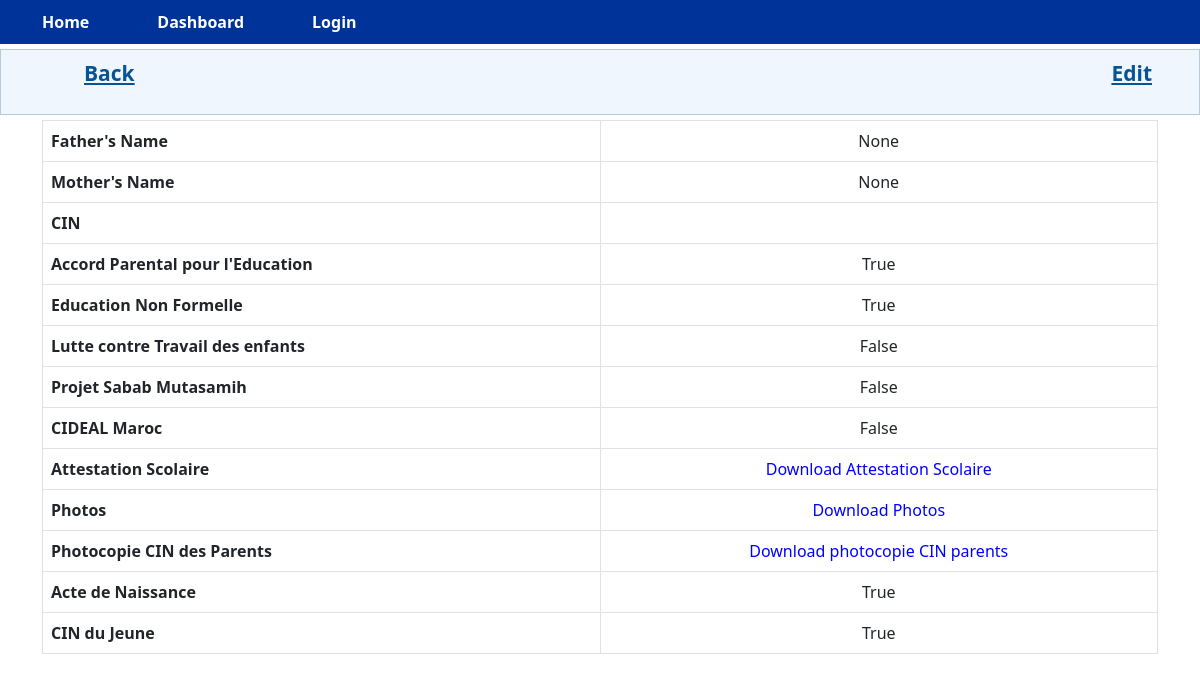
Before: /view_family/3 with the older database file.
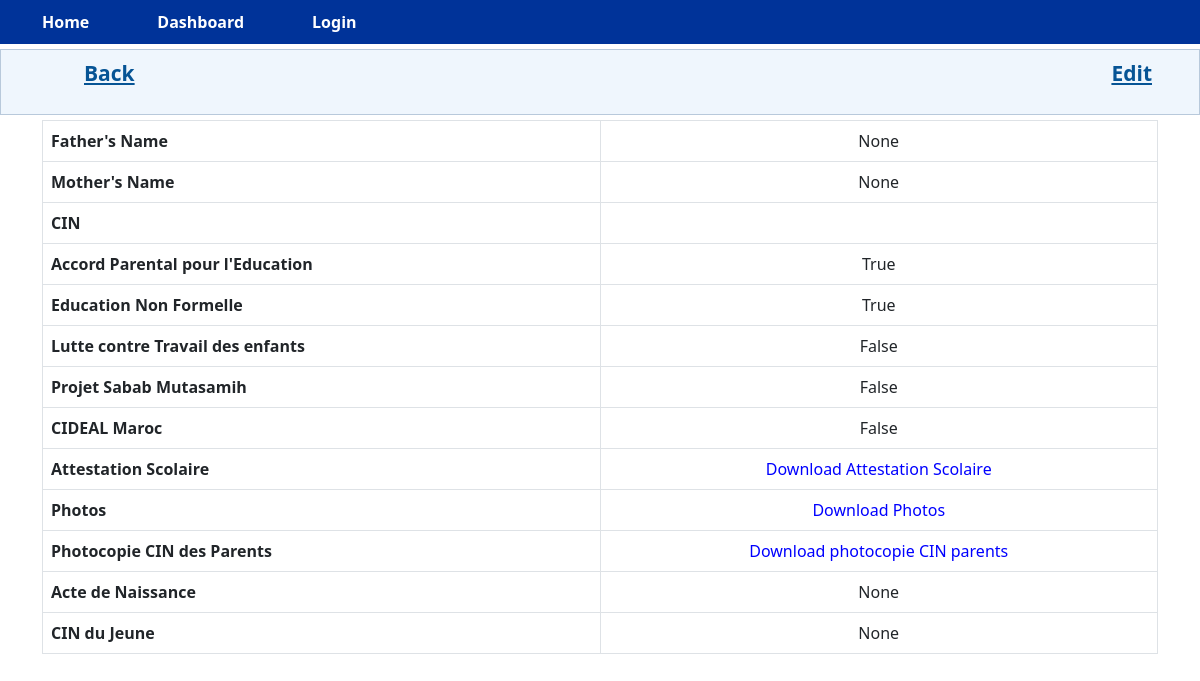
After: the same page with the newer database file.
### app.py (models this page shows)
class Family(db.Model, UserMixin):
    id = db.Column(db.Integer, primary_key=True)
    pere_name = db.Column(db.String(100), nullable=True)
    maman_name = db.Column(db.String(100), nullable=True)
    cin = db.Column(db.String(20), nullable=True)
    Accord_P_Education_parental = db.Column(db.Boolean, default=False, nullable=True)
    Education_Non_Formelle = db.Column(db.Boolean, default=False, nullable=True)
    lutte_contre_Travail_des_enfants = db.Column(db.Boolean, default=False, nullable=True)
    Projet_Sabab_Mutasamih = db.Column(db.Boolean, default=False, nullable=True)
    CIDEAL_Maroc = db.Column(db.Boolean, default=False, nullable=True)
    Attestation_scolaire = db.Column(db.String(100), nullable=True)
    Photos = db.Column(db.String(100), nullable=True)
    photocopie_CIN_parents = db.Column(db.Boolean, default=False, nullable=True)
    Acte_de_naissance = db.Column(db.Boolean, default=False, nullable=True)
    CIN_du_jeune = db.Column(db.Boolean, default=False, nullable=True)
    children_id = db.Column(db.Integer, db.ForeignKey('children.id'))
    child = db.relationship('Children', backref='parent_family')

### app.py (the view)
@app.route('/view_family/<int:child_id>')
def view_family(child_id):
    child = Children.query.get_or_404(child_id)
    family = Family.query.filter_by(children_id=child.id).first()
    form = FamilyForm()
    return render_template('view_family.html', child=child, family=family, form=form)

### templates/view_family.html (shortened to what this page needs)
{% extends 'dashboard.html' %}
{% block page_content %}
<div class="sidenav">
    <ul class="navbar">
        <li class="nav-item"><a href="{{ url_for('view_children', child_id=child.id) }}"> Back </a></li>
        <li class="nav-item"><a href="{{ url_for('edit_family', child_id=child.id) }}">Edit</a></li>
    </ul>
</div>
    {% if family %}
        <div class="container">
          <table class="table table-bordered">
              <tr>
                  <th>Father's Name</th>
                  <td>{{ family.pere_name }}</td>
              </tr>
              <tr>
                  <th>Mother's Name</th>
                  <td>{{ family.maman_name }}</td>
              </tr>
              <tr>
                  <th>CIN</th>
                  <td>{{ family.cin }}</td>
              </tr>
              <tr>
                  <th>Accord Parental pour l'Education</th>
                  <td>{{ family.Accord_P_Education_parental  }}</td>
              </tr>
              <tr>
                  <th>Education Non Formelle</th>
                  <td>{{ family.Education_Non_Formelle  }}</td>
              </tr>
              <tr>
                  <th>Lutte contre Travail des enfants</th>
                  <td>{{ family.lutte_contre_Travail_des_enfants  }}</td>
              </tr>
              <tr>
                  <th>Projet Sabab Mutasamih</th>
                  <td>{{ family.Projet_Sabab_Mutasamih  }}</td>
              </tr>
              <tr>
                  <th>CIDEAL Maroc</th>
                  <td>{{  family.CIDEAL_Maroc  }}</td>
                  <tr>
                    <th>Attestation Scolaire</th>
                    <td>
                        {% if family.Attestation_scolaire %}
                            <a class="download_a" href="{{ family.Attestation_scolaire }}" download>Download Attestation Scolaire</a>
                        {% else %}
                            No file uploaded.
                        {% endif %}
                    </td>
                </tr>
                <tr>
                    <th>Photos</th>
                    <td>
                        {% if family.Photos %}
                            <a class="download_a" href="{{ family.Photos }}" download>Download Photos</a>
                        {% else %}
                            No file uploaded.
                        {% endif %}
                    </td>
                </tr>
                <tr>
                    <th>Photocopie CIN des Parents</th>
                    <td>
                        {% if family.Photos %}
                            <a class="download_a" href="{{ family.photocopie_CIN_parents }}" download>Download photocopie CIN parents</a>
                        {% else %}
                            No file uploaded.
                        {% endif %}
                    </td>
                </tr>
            <tr>
                <th>Acte de Naissance</th>
                <td>{{  family.Acte_de_naissance  }}</td>
            </tr>
            <tr>
                <th>CIN du Jeune</th>
                <td>{{  family.CIN_du_jeune  }}</td>
            </tr>
        </table>
    </div>
{% else %}
    <p>No family information found for {{ child.name }}.</p>
{% endif %}
{% endblock %}

### templates/dashboard.html (shortened to what this page needs)
{% extends 'base.html' %}

### templates/base.html (shortened to what this page needs)
{% extends 'bootstrap/base.html' %}

### templates/bootstrap/base.html (shortened to what this page needs)
<!DOCTYPE html>
<html lang="en">
<head>
    <link rel="stylesheet" href="https://cdnjs.cloudflare.com/ajax/libs/jqueryui/1.12.1/jquery-ui.min.css">
  <link rel="stylesheet" href="https://cdn.jsdelivr.net/npm/bootstrap@5.1.3/dist/css/bootstrap.min.css">
  <link rel="stylesheet" type="text/css" href="{{ url_for('static', filename='css/styles.css') }}">
  <link href="https://maxcdn.bootstrapcdn.com/bootstrap/5.0.0-alpha1/css/bootstrap.min.css" rel="stylesheet">
</head>
<body class="{% block body_class %}{% endblock %}">
  <nav>
    <ul>
      <li><a href="{{ url_for('home') }}">Home</a></li>
      <li><a href="{{ url_for('dashboard') }}">Dashboard</a></li>
      {% if current_user.is_authenticated %}
        <li><a href="{{ url_for('logout') }}">Logout</a></li>
      {% else %}
        <li><a href="{{ url_for('login') }}">Login</a></li>
      {% endif %}
    </ul>
  </nav>
  <main>
    {% block page_content %}{% endblock %}
  </main>
</body>
</html>

### static/css/styles.css (style rules this page uses)
nav { background-color: #003399; color: white; display: flex; justify-content: space-between; align-items: center; padding: 10px; }
nav ul { display: flex; list-style: none; margin: 0; padding: 0; }
nav ul li { margin-right: 20px; }
nav ul li:last-child { margin-right: 0; }
nav ul li a { color: white; text-decoration: none; font-weight: bold; }
ul { list-style: none; display: flex; justify-content: center; align-items: center; }
li { margin: 0 1rem; }
.sidenav { border: 1px solid #b8c9db; background-color: #eff6fd; margin: 5px 0 5px 0; padding: 0; }
.navbar { position: relative; display: flex; flex-wrap: wrap; align-items: center; justify-content: space-between; padding-top: 0.5rem; padding-bottom: 0rem; }
.nav-item { display: inline-block; padding: 0 15px 0 7px; position: relative; }
.nav-item a { color: #065495; font-size: 21px; font-weight: bold; padding-left: 28px; }
table { margin-bottom: 0px; }
a { text-decoration: none; color: #ffffff; padding: 0.5rem 1rem; border-radius: 0.5rem; transition: background-color 0.3s ease; }
table td { width: 50%; text-align: center; }
.table-bordered { width: 70%; }
.download_a { text-decoration: none; color: blue; padding: 0.5rem 1rem; border-radius: 0.5rem; transition: background-color 0.3s ease; }

Changed rows visible on the page:
changed Family "None": Acte_de_naissance "True" → "None"; CIN_du_jeune "True" → "None"
